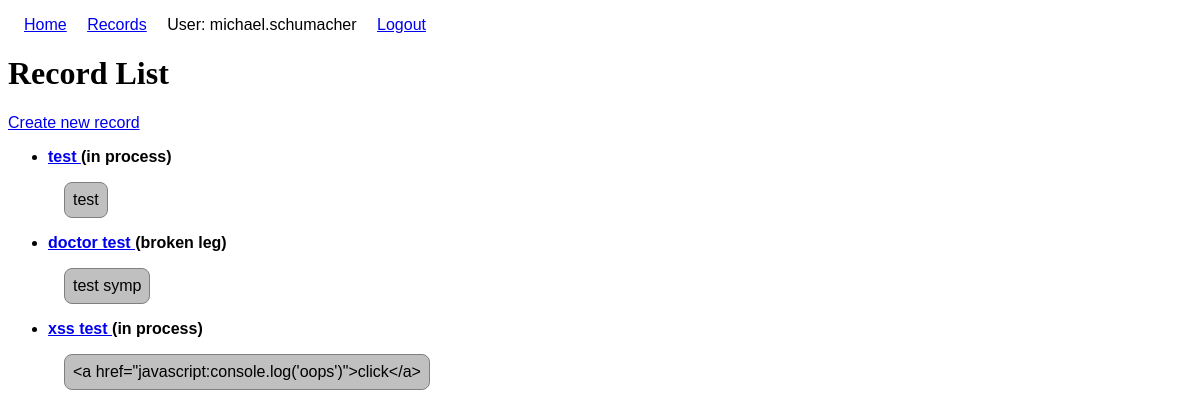
/diagnostic/records/ (signed in), run on the app's committed database.
### diagnostic/models.py (models this page shows, shortened)
class Record(models.Model):
    title = models.CharField(max_length=200)
    patient = models.ForeignKey(
        User,
        on_delete=models.CASCADE,
        null=False,
        blank=False,
        limit_choices_to={'groups__name': 'Patients'},
        related_name='patients'
        )
    doctor = models.ForeignKey(
        User,
        on_delete=models.SET_NULL,
        null=True,
        blank=True,
        limit_choices_to={'groups__name': 'Doctors'},
        related_name='doctors'
        )
    symptoms = models.TextField(max_length=1000, help_text='Enter a brief description of the symptoms')
    diagnose = models.ForeignKey(Diagnose, on_delete=models.SET_NULL, null=True, help_text='Select a diagnose')
    permissions = (("can_assign_diagnose", "Assign diagnose"),)
    def get_absolute_url(self):
        return reverse('record-detail', args=[str(self.id)])

class Diagnose(models.Model):
    name = models.CharField(max_length=200, help_text='Enter the diagnose based on provided symptoms')
    class Meta:
        permissions = (("can_create_diagnoses", "Create diagnose"),)
    def __str__(self):
        return self.name

### diagnostic/views.py (the view)
# urls.py: path("records/", RecordListView.as_view(), name="records"),
class RecordListView(LoginRequiredMixin, generic.ListView):
    model = Record
    def get_context_data(self, **kwargs):
        if self.request.user.groups.filter(name='Doctors').exists():
            return super().get_context_data(**kwargs)
        else:
            context = super().get_context_data(**kwargs)
            context['object_list'] = Record.objects.filter(patient=self.request.user)
            context['record_list'] = Record.objects.filter(patient=self.request.user)
            return context

### diagnostic/templates/diagnostic/record_list.html
{% extends "base_template.html" %}
{% block content %}
  <h1>Record List</h1>
  <a href="{% url 'new-record' %}">Create new record</a>
  {% if record_list %}
    <ul>
      {% for record in record_list %}
      <li>
        <strong>
          <a href="{{ record.get_absolute_url }}">
            {{ record.title }}
          </a>
          ({{ record.diagnose | default_if_none:"in process" }})<br>
        </strong>
        <pre>{{ record.symptoms }}</pre>
      </li>
      {% endfor %}
    </ul>
  {% else %}
    <p>There are no records in the database.</p>
  {% endif %}
{% endblock %}

### diagnostic/templates/base_template.html (shortened to what this page needs)
<!DOCTYPE html>
<html lang="en">
<head>
</head>
<body>
  <ul class="nav">
    <li><a href="{% url 'index' %}">Home</a></li>
    <li><a href="{% url 'records' %}">Records</a></li>
    {% if user.is_authenticated %}
    <li>User: {{ user.get_username }}</li>
    <li><a href="{% url 'logout'%}?next={{request.path}}">Logout</a></li>
    {% else %}
    <li><a href="{% url 'login'%}?next={{request.path}}">Login</a></li>
    {% endif %}
  </ul>
  {% block content %}{% endblock %}
</body>
</html>

### diagnostic/templates/base_template.html (style rules this page uses)
* { font-family: Helvetica, Arial, sans-serif; }
h1, h2, h3, h4 { font-family: Georgia, 'Times New Roman', Times, serif; }
ul.nav { list-style: none; padding-left: 0; }
ul.nav>li { display: inline-block; margin-left: 1em; }
pre { display: inline-block; margin-left: 1em; border: 1px solid gray; border-radius: 0.5em; background-color: silver; padding: 0.5em; }

### data on the page
Record: title "test", diagnose "in process", symptoms "test"
Record: title "doctor test", diagnose "broken leg", symptoms "test symp"
Record: title "xss test", diagnose "in process", symptoms "<a href=\"javascript:console.log('oops')\">click</a>"

### other printed values
{{ user.get_username }} "michael.schumacher"
